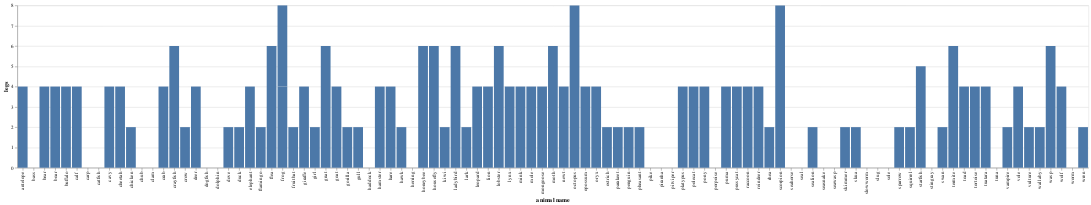

This figure's notebook cell:
### Code cell
plot_2

### Figure 1 — Vega-Lite specification as saved in the notebook (floating-point values rounded to 4 significant figures)
{"config": {"view": {"continuousWidth": 400, "continuousHeight": 300}}, "data": {"name": "data-e3d594e206aeb1e7e4985628e88d3eb2"}, "mark": "bar", "encoding": {"x": {"field": "animal name", "type": "nominal"}, "y": {"field": "legs", "type": "quantitative"}}, "$schema": "https://vega.github.io/schema/vega-lite/v4.17.0.json", "datasets": {"data-e3d594e206aeb1e7e4985628e88d3eb2": [{"animal name": "antelope", "hair": 1, "feathers": 0, "eggs": 0, "milk": 1, "airborne": 0, "aquatic": 0, "predator": 0, "toothed": 1, "backbone": 1, "breathes": 1, "venomous": 0, "fins": 0, "legs": 4, "tail": 1, "domestic": 0, " cat-size": 1, "type": 1}, {"animal name": "bass", "hair": 0, "feathers": 0, "eggs": 1, "milk": 0, "airborne": 0, "aquatic": 1, "predator": 1, "toothed": 1, "backbone": 1, "breathes": 0, "venomous": 0, "fins": 1, "legs": 0, "tail": 1, "domestic": 0, " cat-size": 0, "type": 4}, {"animal name": "bear", "hair": 1, "feathers": 0, "eggs": 0, "milk": 1, "airborne": 0, "aquatic": 0, "predator": 1, "toothed": 1, "backbone": 1, "breathes": 1, "venomous": 0, "fins": 0, "legs": 4, "tail": 0, "domestic": 0, " cat-size": 1, "type": 1}, {"animal name": "boar", "hair": 1, "feathers": 0, "eggs": 0, "milk": 1, "airborne": 0, "aquatic": 0, "predator": 1, "toothed": 1, "backbone": 1, "breathes": 1, "venomous": 0, "fins": 0, "legs": 4, "tail": 1, "domestic": 0, " cat-size": 1, "type": 1}, {"animal name": "buffalo", "hair": 1, "feathers": 0, "eggs": 0, "milk": 1, "airborne": 0, "aquatic": 0, "predator": 0, "toothed": 1, "backbone": 1, "breathes": 1, "venomous": 0, "fins": 0, "legs": 4, "tail": 1, "domestic": 0, " cat-size": 1, "type": 1}, {"animal name": "calf", "hair": 1, "feathers": 0, "eggs": 0, "milk": 1, "airborne": 0, "aquatic": 0, "predator": 0, "toothed": 1, "backbone": 1, "breathes": 1, "venomous": 0, "fins": 0, "legs": 4, "tail": 1, "domestic": 1, " cat-size": 1, "type": 1}, {"animal name": "carp", "hair": 0, "feathers": 0, "eggs": 1, "milk": 0, "airborne": 0, "aquatic": 1, "predator": 0, "toothed": 1, "backbone": 1, "breathes": 0, "venomous": 0, "fins": 1, "legs": 0, "tail": 1, "domestic": 1, " cat-size": 0, "type": 4}, {"animal name": "catfish", "hair": 0, "feathers": 0, "eggs": 1, "milk": 0, "airborne": 0, "aquatic": 1, "predator": 1, "toothed": 1, "backbone": 1, "breathes": 0, "venomous": 0, "fins": 1, "legs": 0, "tail": 1, "domestic": 0, " cat-size": 0, "type": 4}, {"animal name": "cavy", "hair": 1, "feathers": 0, "eggs": 0, "milk": 1, "airborne": 0, "aquatic": 0, "predator": 0, "toothed": 1, "backbone": 1, "breathes": 1, "venomous": 0, "fins": 0, "legs": 4, "tail": 0, "domestic": 1, " cat-size": 0, "type": 1}, {"animal name": "cheetah", "hair": 1, "feathers": 0, "eggs": 0, "milk": 1, "airborne": 0, "aquatic": 0, "predator": 1, "toothed": 1, "backbone": 1, "breathes": 1, "venomous": 0, "fins": 0, "legs": 4, "tail": 1, "domestic": 0, " cat-size": 1, "type": 1}, {"animal name": "chicken", "hair": 0, "feathers": 1, "eggs": 1, "milk": 0, "airborne": 1, "aquatic": 0, "predator": 0, "toothed": 0, "backbone": 1, "breathes": 1, "venomous": 0, "fins": 0, "legs": 2, "tail": 1, "domestic": 1, " cat-size": 0, "type": 2}, {"animal name": "chub", "hair": 0, "feathers": 0, "eggs": 1, "milk": 0, "airborne": 0, "aquatic": 1, "predator": 1, "toothed": 1, "backbone": 1, "breathes": 0, "venomous": 0, "fins": 1, "legs": 0, "tail": 1, "domestic": 0, " cat-size": 0, "type": 4}, {"animal name": "clam", "hair": 0, "feathers": 0, "eggs": 1, "milk": 0, "airborne": 0, "aquatic": 0, "predator": 1, "toothed": 0, "backbone": 0, "breathes": 0, "venomous": 0, "fins": 0, "legs": 0, "tail": 0, "domestic": 0, " cat-size": 0, "type": 7}, {"animal name": "crab", "hair": 0, "feathers": 0, "eggs": 1, "milk": 0, "airborne": 0, "aquatic": 1, "predator": 1, "toothed": 0, "backbone": 0, "breathes": 0, "venomous": 0, "fins": 0, "legs": 4, "tail": 0, "domestic": 0, " cat-size": 0, "type": 7}, {"animal name": "crayfish", "hair": 0, "feathers": 0, "eggs": 1, "milk": 0, "airborne": 0, "aquatic": 1, "predator": 1, "toothed": 0, "backbone": 0, "breathes": 0, "venomous": 0, "fins": 0, "legs": 6, "tail": 0, "domestic": 0, " cat-size": 0, "type": 7}, {"animal name": "crow", "hair": 0, "feathers": 1, "eggs": 1, "milk": 0, "airborne": 1, "aquatic": 0, "predator": 1, "toothed": 0, "backbone": 1, "breathes": 1, "venomous": 0, "fins": 0, "legs": 2, "tail": 1, "domestic": 0, " cat-size": 0, "type": 2}, {"animal name": "deer", "hair": 1, "feathers": 0, "eggs": 0, "milk": 1, "airborne": 0, "aquatic": 0, "predator": 0, "toothed": 1, "backbone": 1, "breathes": 1, "venomous": 0, "fins": 0, "legs": 4, "tail": 1, "domestic": 0, " cat-size": 1, "type": 1}, {"animal name": "dogfish", "hair": 0, "feathers": 0, "eggs": 1, "milk": 0, "airborne": 0, "aquatic": 1, "predator": 1, "toothed": 1, "backbone": 1, "breathes": 0, "venomous": 0, "fins": 1, "legs": 0, "tail": 1, "domestic": 0, " cat-size": 1, "type": 4}, {"animal name": "dolphin", "hair": 0, "feathers": 0, "eggs": 0, "milk": 1, "airborne": 0, "aquatic": 1, "predator": 1, "toothed": 1, "backbone": 1, "breathes": 1, "venomous": 0, "fins": 1, "legs": 0, "tail": 1, "domestic": 0, " cat-size": 1, "type": 1}, {"animal name": "dove", "hair": 0, "feathers": 1, "eggs": 1, "milk": 0, "airborne": 1, "aquatic": 0, "predator": 0, "toothed": 0, "backbone": 1, "breathes": 1, "venomous": 0, "fins": 0, "legs": 2, "tail": 1, "domestic": 1, " cat-size": 0, "type": 2}, {"animal name": "duck", "hair": 0, "feathers": 1, "eggs": 1, "milk": 0, "airborne": 1, "aquatic": 1, "predator": 0, "toothed": 0, "backbone": 1, "breathes": 1, "venomous": 0, "fins": 0, "legs": 2, "tail": 1, "domestic": 0, " cat-size": 0, "type": 2}, {"animal name": "elephant", "hair": 1, "feathers": 0, "eggs": 0, "milk": 1, "airborne": 0, "aquatic": 0, "predator": 0, "toothed": 1, "backbone": 1, "breathes": 1, "venomous": 0, "fins": 0, "legs": 4, "tail": 1, "domestic": 0, " cat-size": 1, "type": 1}, {"animal name": "flamingo", "hair": 0, "feathers": 1, "eggs": 1, "milk": 0, "airborne": 1, "aquatic": 0, "predator": 0, "toothed": 0, "backbone": 1, "breathes": 1, "venomous": 0, "fins": 0, "legs": 2, "tail": 1, "domestic": 0, " cat-size": 1, "type": 2}, {"animal name": "flea", "hair": 0, "feathers": 0, "eggs": 1, "milk": 0, "airborne": 0, "aquatic": 0, "predator": 0, "toothed": 0, "backbone": 0, "breathes": 1, "venomous": 0, "fins": 0, "legs": 6, "tail": 0, "domestic": 0, " cat-size": 0, "type": 6}, {"animal name": "frog", "hair": 0, "feathers": 0, "eggs": 1, "milk": 0, "airborne": 0, "aquatic": 1, "predator": 1, "toothed": 1, "backbone": 1, "breathes": 1, "venomous": 0, "fins": 0, "legs": 4, "tail": 0, "domestic": 0, " cat-size": 0, "type": 5}, {"animal name": "frog", "hair": 0, "feathers": 0, "eggs": 1, "milk": 0, "airborne": 0, "aquatic": 1, "predator": 1, "toothed": 1, "backbone": 1, "breathes": 1, "venomous": 1, "fins": 0, "legs": 4, "tail": 0, "domestic": 0, " cat-size": 0, "type": 5}, {"animal name": "fruitbat", "hair": 1, "feathers": 0, "eggs": 0, "milk": 1, "airborne": 1, "aquatic": 0, "predator": 0, "toothed": 1, "backbone": 1, "breathes": 1, "venomous": 0, "fins": 0, "legs": 2, "tail": 1, "domestic": 0, " cat-size": 0, "type": 1}, {"animal name": "giraffe", "hair": 1, "feathers": 0, "eggs": 0, "milk": 1, "airborne": 0, "aquatic": 0, "predator": 0, "toothed": 1, "backbone": 1, "breathes": 1, "venomous": 0, "fins": 0, "legs": 4, "tail": 1, "domestic": 0, " cat-size": 1, "type": 1}, {"animal name": "girl", "hair": 1, "feathers": 0, "eggs": 0, "milk": 1, "airborne": 0, "aquatic": 0, "predator": 1, "toothed": 1, "backbone": 1, "breathes": 1, "venomous": 0, "fins": 0, "legs": 2, "tail": 0, "domestic": 1, " cat-size": 1, "type": 1}, {"animal name": "gnat", "hair": 0, "feathers": 0, "eggs": 1, "milk": 0, "airborne": 1, "aquatic": 0, "predator": 0, "toothed": 0, "backbone": 0, "breathes": 1, "venomous": 0, "fins": 0, "legs": 6, "tail": 0, "domestic": 0, " cat-size": 0, "type": 6}, {"animal name": "goat", "hair": 1, "feathers": 0, "eggs": 0, "milk": 1, "airborne": 0, "aquatic": 0, "predator": 0, "toothed": 1, "backbone": 1, "breathes": 1, "venomous": 0, "fins": 0, "legs": 4, "tail": 1, "domestic": 1, " cat-size": 1, "type": 1}, {"animal name": "gorilla", "hair": 1, "feathers": 0, "eggs": 0, "milk": 1, "airborne": 0, "aquatic": 0, "predator": 0, "toothed": 1, "backbone": 1, "breathes": 1, "venomous": 0, "fins": 0, "legs": 2, "tail": 0, "domestic": 0, " cat-size": 1, "type": 1}, {"animal name": "gull", "hair": 0, "feathers": 1, "eggs": 1, "milk": 0, "airborne": 1, "aquatic": 1, "predator": 1, "toothed": 0, "backbone": 1, "breathes": 1, "venomous": 0, "fins": 0, "legs": 2, "tail": 1, "domestic": 0, " cat-size": 0, "type": 2}, {"animal name": "haddock", "hair": 0, "feathers": 0, "eggs": 1, "milk": 0, "airborne": 0, "aquatic": 1, "predator": 0, "toothed": 1, "backbone": 1, "breathes": 0, "venomous": 0, "fins": 1, "legs": 0, "tail": 1, "domestic": 0, " cat-size": 0, "type": 4}, {"animal name": "hamster", "hair": 1, "feathers": 0, "eggs": 0, "milk": 1, "airborne": 0, "aquatic": 0, "predator": 0, "toothed": 1, "backbone": 1, "breathes": 1, "venomous": 0, "fins": 0, "legs": 4, "tail": 1, "domestic": 1, " cat-size": 0, "type": 1}, {"animal name": "hare", "hair": 1, "feathers": 0, "eggs": 0, "milk": 1, "airborne": 0, "aquatic": 0, "predator": 0, "toothed": 1, "backbone": 1, "breathes": 1, "venomous": 0, "fins": 0, "legs": 4, "tail": 1, "domestic": 0, " cat-size": 0, "type": 1}, {"animal name": "hawk", "hair": 0, "feathers": 1, "eggs": 1, "milk": 0, "airborne": 1, "aquatic": 0, "predator": 1, "toothed": 0, "backbone": 1, "breathes": 1, "venomous": 0, "fins": 0, "legs": 2, "tail": 1, "domestic": 0, " cat-size": 0, "type": 2}, {"animal name": "herring", "hair": 0, "feathers": 0, "eggs": 1, "milk": 0, "airborne": 0, "aquatic": 1, "predator": 1, "toothed": 1, "backbone": 1, "breathes": 0, "venomous": 0, "fins": 1, "legs": 0, "tail": 1, "domestic": 0, " cat-size": 0, "type": 4}, {"animal name": "honeybee", "hair": 1, "feathers": 0, "eggs": 1, "milk": 0, "airborne": 1, "aquatic": 0, "predator": 0, "toothed": 0, "backbone": 0, "breathes": 1, "venomous": 1, "fins": 0, "legs": 6, "tail": 0, "domestic": 1, " cat-size": 0, "type": 6}, {"animal name": "housefly", "hair": 1, "feathers": 0, "eggs": 1, "milk": 0, "airborne": 1, "aquatic": 0, "predator": 0, "toothed": 0, "backbone": 0, "breathes": 1, "venomous": 0, "fins": 0, "legs": 6, "tail": 0, "domestic": 0, " cat-size": 0, "type": 6}, {"animal name": "kiwi", "hair": 0, "feathers": 1, "eggs": 1, "milk": 0, "airborne": 0, "aquatic": 0, "predator": 1, "toothed": 0, "backbone": 1, "breathes": 1, "venomous": 0, "fins": 0, "legs": 2, "tail": 1, "domestic": 0, " cat-size": 0, "type": 2}, {"animal name": "ladybird", "hair": 0, "feathers": 0, "eggs": 1, "milk": 0, "airborne": 1, "aquatic": 0, "predator": 1, "toothed": 0, "backbone": 0, "breathes": 1, "venomous": 0, "fins": 0, "legs": 6, "tail": 0, "domestic": 0, " cat-size": 0, "type": 6}, {"animal name": "lark", "hair": 0, "feathers": 1, "eggs": 1, "milk": 0, "airborne": 1, "aquatic": 0, "predator": 0, "toothed": 0, "backbone": 1, "breathes": 1, "venomous": 0, "fins": 0, "legs": 2, "tail": 1, "domestic": 0, " cat-size": 0, "type": 2}, {"animal name": "leopard", "hair": 1, "feathers": 0, "eggs": 0, "milk": 1, "airborne": 0, "aquatic": 0, "predator": 1, "toothed": 1, "backbone": 1, "breathes": 1, "venomous": 0, "fins": 0, "legs": 4, "tail": 1, "domestic": 0, " cat-size": 1, "type": 1}, {"animal name": "lion", "hair": 1, "feathers": 0, "eggs": 0, "milk": 1, "airborne": 0, "aquatic": 0, "predator": 1, "toothed": 1, "backbone": 1, "breathes": 1, "venomous": 0, "fins": 0, "legs": 4, "tail": 1, "domestic": 0, " cat-size": 1, "type": 1}, {"animal name": "lobster", "hair": 0, "feathers": 0, "eggs": 1, "milk": 0, "airborne": 0, "aquatic": 1, "predator": 1, "toothed": 0, "backbone": 0, "breathes": 0, "venomous": 0, "fins": 0, "legs": 6, "tail": 0, "domestic": 0, " cat-size": 0, "type": 7}, {"animal name": "lynx", "hair": 1, "feathers": 0, "eggs": 0, "milk": 1, "airborne": 0, "aquatic": 0, "predator": 1, "toothed": 1, "backbone": 1, "breathes": 1, "venomous": 0, "fins": 0, "legs": 4, "tail": 1, "domestic": 0, " cat-size": 1, "type": 1}, {"animal name": "mink", "hair": 1, "feathers": 0, "eggs": 0, "milk": 1, "airborne": 0, "aquatic": 1, "predator": 1, "toothed": 1, "backbone": 1, "breathes": 1, "venomous": 0, "fins": 0, "legs": 4, "tail": 1, "domestic": 0, " cat-size": 1, "type": 1}, {"animal name": "mole", "hair": 1, "feathers": 0, "eggs": 0, "milk": 1, "airborne": 0, "aquatic": 0, "predator": 1, "toothed": 1, "backbone": 1, "breathes": 1, "venomous": 0, "fins": 0, "legs": 4, "tail": 1, "domestic": 0, " cat-size": 0, "type": 1}, {"animal name": "mongoose", "hair": 1, "feathers": 0, "eggs": 0, "milk": 1, "airborne": 0, "aquatic": 0, "predator": 1, "toothed": 1, "backbone": 1, "breathes": 1, "venomous": 0, "fins": 0, "legs": 4, "tail": 1, "domestic": 0, " cat-size": 1, "type": 1}, {"animal name": "moth", "hair": 1, "feathers": 0, "eggs": 1, "milk": 0, "airborne": 1, "aquatic": 0, "predator": 0, "toothed": 0, "backbone": 0, "breathes": 1, "venomous": 0, "fins": 0, "legs": 6, "tail": 0, "domestic": 0, " cat-size": 0, "type": 6}, {"animal name": "newt", "hair": 0, "feathers": 0, "eggs": 1, "milk": 0, "airborne": 0, "aquatic": 1, "predator": 1, "toothed": 1, "backbone": 1, "breathes": 1, "venomous": 0, "fins": 0, "legs": 4, "tail": 1, "domestic": 0, " cat-size": 0, "type": 5}, {"animal name": "octopus", "hair": 0, "feathers": 0, "eggs": 1, "milk": 0, "airborne": 0, "aquatic": 1, "predator": 1, "toothed": 0, "backbone": 0, "breathes": 0, "venomous": 0, "fins": 0, "legs": 8, "tail": 0, "domestic": 0, " cat-size": 1, "type": 7}, {"animal name": "opossum", "hair": 1, "feathers": 0, "eggs": 0, "milk": 1, "airborne": 0, "aquatic": 0, "predator": 1, "toothed": 1, "backbone": 1, "breathes": 1, "venomous": 0, "fins": 0, "legs": 4, "tail": 1, "domestic": 0, " cat-size": 0, "type": 1}, {"animal name": "oryx", "hair": 1, "feathers": 0, "eggs": 0, "milk": 1, "airborne": 0, "aquatic": 0, "predator": 0, "toothed": 1, "backbone": 1, "breathes": 1, "venomous": 0, "fins": 0, "legs": 4, "tail": 1, "domestic": 0, " cat-size": 1, "type": 1}, {"animal name": "ostrich", "hair": 0, "feathers": 1, "eggs": 1, "milk": 0, "airborne": 0, "aquatic": 0, "predator": 0, "toothed": 0, "backbone": 1, "breathes": 1, "venomous": 0, "fins": 0, "legs": 2, "tail": 1, "domestic": 0, " cat-size": 1, "type": 2}, {"animal name": "parakeet", "hair": 0, "feathers": 1, "eggs": 1, "milk": 0, "airborne": 1, "aquatic": 0, "predator": 0, "toothed": 0, "backbone": 1, "breathes": 1, "venomous": 0, "fins": 0, "legs": 2, "tail": 1, "domestic": 1, " cat-size": 0, "type": 2}, {"animal name": "penguin", "hair": 0, "feathers": 1, "eggs": 1, "milk": 0, "airborne": 0, "aquatic": 1, "predator": 1, "toothed": 0, "backbone": 1, "breathes": 1, "venomous": 0, "fins": 0, "legs": 2, "tail": 1, "domestic": 0, " cat-size": 1, "type": 2}, {"animal name": "pheasant", "hair": 0, "feathers": 1, "eggs": 1, "milk": 0, "airborne": 1, "aquatic": 0, "predator": 0, "toothed": 0, "backbone": 1, "breathes": 1, "venomous": 0, "fins": 0, "legs": 2, "tail": 1, "domestic": 0, " cat-size": 0, "type": 2}, {"animal name": "pike", "hair": 0, "feathers": 0, "eggs": 1, "milk": 0, "airborne": 0, "aquatic": 1, "predator": 1, "toothed": 1, "backbone": 1, "breathes": 0, "venomous": 0, "fins": 1, "legs": 0, "tail": 1, "domestic": 0, " cat-size": 1, "type": 4}, {"animal name": "piranha", "hair": 0, "feathers": 0, "eggs": 1, "milk": 0, "airborne": 0, "aquatic": 1, "predator": 1, "toothed": 1, "backbone": 1, "breathes": 0, "venomous": 0, "fins": 1, "legs": 0, "tail": 1, "domestic": 0, " cat-size": 0, "type": 4}, {"animal name": "pitviper", "hair": 0, "feathers": 0, "eggs": 1, "milk": 0, "airborne": 0, "aquatic": 0, "predator": 1, "toothed": 1, "backbone": 1, "breathes": 1, "venomous": 1, "fins": 0, "legs": 0, "tail": 1, "domestic": 0, " cat-size": 0, "type": 3}, {"animal name": "platypus", "hair": 1, "feathers": 0, "eggs": 1, "milk": 1, "airborne": 0, "aquatic": 1, "predator": 1, "toothed": 0, "backbone": 1, "breathes": 1, "venomous": 0, "fins": 0, "legs": 4, "tail": 1, "domestic": 0, " cat-size": 1, "type": 1}, {"animal name": "polecat", "hair": 1, "feathers": 0, "eggs": 0, "milk": 1, "airborne": 0, "aquatic": 0, "predator": 1, "toothed": 1, "backbone": 1, "breathes": 1, "venomous": 0, "fins": 0, "legs": 4, "tail": 1, "domestic": 0, " cat-size": 1, "type": 1}, {"animal name": "pony", "hair": 1, "feathers": 0, "eggs": 0, "milk": 1, "airborne": 0, "aquatic": 0, "predator": 0, "toothed": 1, "backbone": 1, "breathes": 1, "venomous": 0, "fins": 0, "legs": 4, "tail": 1, "domestic": 1, " cat-size": 1, "type": 1}, {"animal name": "porpoise", "hair": 0, "feathers": 0, "eggs": 0, "milk": 1, "airborne": 0, "aquatic": 1, "predator": 1, "toothed": 1, "backbone": 1, "breathes": 1, "venomous": 0, "fins": 1, "legs": 0, "tail": 1, "domestic": 0, " cat-size": 1, "type": 1}, {"animal name": "puma", "hair": 1, "feathers": 0, "eggs": 0, "milk": 1, "airborne": 0, "aquatic": 0, "predator": 1, "toothed": 1, "backbone": 1, "breathes": 1, "venomous": 0, "fins": 0, "legs": 4, "tail": 1, "domestic": 0, " cat-size": 1, "type": 1}, {"animal name": "pussycat", "hair": 1, "feathers": 0, "eggs": 0, "milk": 1, "airborne": 0, "aquatic": 0, "predator": 1, "toothed": 1, "backbone": 1, "breathes": 1, "venomous": 0, "fins": 0, "legs": 4, "tail": 1, "domestic": 1, " cat-size": 1, "type": 1}, {"animal name": "raccoon", "hair": 1, "feathers": 0, "eggs": 0, "milk": 1, "airborne": 0, "aquatic": 0, "predator": 1, "toothed": 1, "backbone": 1, "breathes": 1, "venomous": 0, "fins": 0, "legs": 4, "tail": 1, "domestic": 0, " cat-size": 1, "type": 1}, {"animal name": "reindeer", "hair": 1, "feathers": 0, "eggs": 0, "milk": 1, "airborne": 0, "aquatic": 0, "predator": 0, "toothed": 1, "backbone": 1, "breathes": 1, "venomous": 0, "fins": 0, "legs": 4, "tail": 1, "domestic": 1, " cat-size": 1, "type": 1}, {"animal name": "rhea", "hair": 0, "feathers": 1, "eggs": 1, "milk": 0, "airborne": 0, "aquatic": 0, "predator": 1, "toothed": 0, "backbone": 1, "breathes": 1, "venomous": 0, "fins": 0, "legs": 2, "tail": 1, "domestic": 0, " cat-size": 1, "type": 2}, {"animal name": "scorpion", "hair": 0, "feathers": 0, "eggs": 0, "milk": 0, "airborne": 0, "aquatic": 0, "predator": 1, "toothed": 0, "backbone": 0, "breathes": 1, "venomous": 1, "fins": 0, "legs": 8, "tail": 1, "domestic": 0, " cat-size": 0, "type": 7}, {"animal name": "seahorse", "hair": 0, "feathers": 0, "eggs": 1, "milk": 0, "airborne": 0, "aquatic": 1, "predator": 0, "toothed": 1, "backbone": 1, "breathes": 0, "venomous": 0, "fins": 1, "legs": 0, "tail": 1, "domestic": 0, " cat-size": 0, "type": 4}, {"animal name": "seal", "hair": 1, "feathers": 0, "eggs": 0, "milk": 1, "airborne": 0, "aquatic": 1, "predator": 1, "toothed": 1, "backbone": 1, "breathes": 1, "venomous": 0, "fins": 1, "legs": 0, "tail": 0, "domestic": 0, " cat-size": 1, "type": 1}, {"animal name": "sealion", "hair": 1, "feathers": 0, "eggs": 0, "milk": 1, "airborne": 0, "aquatic": 1, "predator": 1, "toothed": 1, "backbone": 1, "breathes": 1, "venomous": 0, "fins": 1, "legs": 2, "tail": 1, "domestic": 0, " cat-size": 1, "type": 1}, {"animal name": "seasnake", "hair": 0, "feathers": 0, "eggs": 0, "milk": 0, "airborne": 0, "aquatic": 1, "predator": 1, "toothed": 1, "backbone": 1, "breathes": 0, "venomous": 1, "fins": 0, "legs": 0, "tail": 1, "domestic": 0, " cat-size": 0, "type": 3}, {"animal name": "seawasp", "hair": 0, "feathers": 0, "eggs": 1, "milk": 0, "airborne": 0, "aquatic": 1, "predator": 1, "toothed": 0, "backbone": 0, "breathes": 0, "venomous": 1, "fins": 0, "legs": 0, "tail": 0, "domestic": 0, " cat-size": 0, "type": 7}, {"animal name": "skimmer", "hair": 0, "feathers": 1, "eggs": 1, "milk": 0, "airborne": 1, "aquatic": 1, "predator": 1, "toothed": 0, "backbone": 1, "breathes": 1, "venomous": 0, "fins": 0, "legs": 2, "tail": 1, "domestic": 0, " cat-size": 0, "type": 2}, {"animal name": "skua", "hair": 0, "feathers": 1, "eggs": 1, "milk": 0, "airborne": 1, "aquatic": 1, "predator": 1, "toothed": 0, "backbone": 1, "breathes": 1, "venomous": 0, "fins": 0, "legs": 2, "tail": 1, "domestic": 0, " cat-size": 0, "type": 2}, {"animal name": "slowworm", "hair": 0, "feathers": 0, "eggs": 1, "milk": 0, "airborne": 0, "aquatic": 0, "predator": 1, "toothed": 1, "backbone": 1, "breathes": 1, "venomous": 0, "fins": 0, "legs": 0, "tail": 1, "domestic": 0, " cat-size": 0, "type": 3}, {"animal name": "slug", "hair": 0, "feathers": 0, "eggs": 1, "milk": 0, "airborne": 0, "aquatic": 0, "predator": 0, "toothed": 0, "backbone": 0, "breathes": 1, "venomous": 0, "fins": 0, "legs": 0, "tail": 0, "domestic": 0, " cat-size": 0, "type": 7}, {"animal name": "sole", "hair": 0, "feathers": 0, "eggs": 1, "milk": 0, "airborne": 0, "aquatic": 1, "predator": 0, "toothed": 1, "backbone": 1, "breathes": 0, "venomous": 0, "fins": 1, "legs": 0, "tail": 1, "domestic": 0, " cat-size": 0, "type": 4}, {"animal name": "sparrow", "hair": 0, "feathers": 1, "eggs": 1, "milk": 0, "airborne": 1, "aquatic": 0, "predator": 0, "toothed": 0, "backbone": 1, "breathes": 1, "venomous": 0, "fins": 0, "legs": 2, "tail": 1, "domestic": 0, " cat-size": 0, "type": 2}, {"animal name": "squirrel", "hair": 1, "feathers": 0, "eggs": 0, "milk": 1, "airborne": 0, "aquatic": 0, "predator": 0, "toothed": 1, "backbone": 1, "breathes": 1, "venomous": 0, "fins": 0, "legs": 2, "tail": 1, "domestic": 0, " cat-size": 0, "type": 1}, {"animal name": "starfish", "hair": 0, "feathers": 0, "eggs": 1, "milk": 0, "airborne": 0, "aquatic": 1, "predator": 1, "toothed": 0, "backbone": 0, "breathes": 0, "venomous": 0, "fins": 0, "legs": 5, "tail": 0, "domestic": 0, " cat-size": 0, "type": 7}, {"animal name": "stingray", "hair": 0, "feathers": 0, "eggs": 1, "milk": 0, "airborne": 0, "aquatic": 1, "predator": 1, "toothed": 1, "backbone": 1, "breathes": 0, "venomous": 1, "fins": 1, "legs": 0, "tail": 1, "domestic": 0, " cat-size": 1, "type": 4}, {"animal name": "swan", "hair": 0, "feathers": 1, "eggs": 1, "milk": 0, "airborne": 1, "aquatic": 1, "predator": 0, "toothed": 0, "backbone": 1, "breathes": 1, "venomous": 0, "fins": 0, "legs": 2, "tail": 1, "domestic": 0, " cat-size": 1, "type": 2}, {"animal name": "termite", "hair": 0, "feathers": 0, "eggs": 1, "milk": 0, "airborne": 0, "aquatic": 0, "predator": 0, "toothed": 0, "backbone": 0, "breathes": 1, "venomous": 0, "fins": 0, "legs": 6, "tail": 0, "domestic": 0, " cat-size": 0, "type": 6}, {"animal name": "toad", "hair": 0, "feathers": 0, "eggs": 1, "milk": 0, "airborne": 0, "aquatic": 1, "predator": 0, "toothed": 1, "backbone": 1, "breathes": 1, "venomous": 0, "fins": 0, "legs": 4, "tail": 0, "domestic": 0, " cat-size": 0, "type": 5}, {"animal name": "tortoise", "hair": 0, "feathers": 0, "eggs": 1, "milk": 0, "airborne": 0, "aquatic": 0, "predator": 0, "toothed": 0, "backbone": 1, "breathes": 1, "venomous": 0, "fins": 0, "legs": 4, "tail": 1, "domestic": 0, " cat-size": 1, "type": 3}, {"animal name": "tuatara", "hair": 0, "feathers": 0, "eggs": 1, "milk": 0, "airborne": 0, "aquatic": 0, "predator": 1, "toothed": 1, "backbone": 1, "breathes": 1, "venomous": 0, "fins": 0, "legs": 4, "tail": 1, "domestic": 0, " cat-size": 0, "type": 3}, {"animal name": "tuna", "hair": 0, "feathers": 0, "eggs": 1, "milk": 0, "airborne": 0, "aquatic": 1, "predator": 1, "toothed": 1, "backbone": 1, "breathes": 0, "venomous": 0, "fins": 1, "legs": 0, "tail": 1, "domestic": 0, " cat-size": 1, "type": 4}, {"animal name": "vampire", "hair": 1, "feathers": 0, "eggs": 0, "milk": 1, "airborne": 1, "aquatic": 0, "predator": 0, "toothed": 1, "backbone": 1, "breathes": 1, "venomous": 0, "fins": 0, "legs": 2, "tail": 1, "domestic": 0, " cat-size": 0, "type": 1}, {"animal name": "vole", "hair": 1, "feathers": 0, "eggs": 0, "milk": 1, "airborne": 0, "aquatic": 0, "predator": 0, "toothed": 1, "backbone": 1, "breathes": 1, "venomous": 0, "fins": 0, "legs": 4, "tail": 1, "domestic": 0, " cat-size": 0, "type": 1}, {"animal name": "vulture", "hair": 0, "feathers": 1, "eggs": 1, "milk": 0, "airborne": 1, "aquatic": 0, "predator": 1, "toothed": 0, "backbone": 1, "breathes": 1, "venomous": 0, "fins": 0, "legs": 2, "tail": 1, "domestic": 0, " cat-size": 1, "type": 2}, {"animal name": "wallaby", "hair": 1, "feathers": 0, "eggs": 0, "milk": 1, "airborne": 0, "aquatic": 0, "predator": 0, "toothed": 1, "backbone": 1, "breathes": 1, "venomous": 0, "fins": 0, "legs": 2, "tail": 1, "domestic": 0, " cat-size": 1, "type": 1}, {"animal name": "wasp", "hair": 1, "feathers": 0, "eggs": 1, "milk": 0, "airborne": 1, "aquatic": 0, "predator": 0, "toothed": 0, "backbone": 0, "breathes": 1, "venomous": 1, "fins": 0, "legs": 6, "tail": 0, "domestic": 0, " cat-size": 0, "type": 6}, {"animal name": "wolf", "hair": 1, "feathers": 0, "eggs": 0, "milk": 1, "airborne": 0, "aquatic": 0, "predator": 1, "toothed": 1, "backbone": 1, "breathes": 1, "venomous": 0, "fins": 0, "legs": 4, "tail": 1, "domestic": 0, " cat-size": 1, "type": 1}, {"animal name": "worm", "hair": 0, "feathers": 0, "eggs": 1, "milk": 0, "airborne": 0, "aquatic": 0, "predator": 0, "toothed": 0, "backbone": 0, "breathes": 1, "venomous": 0, "fins": 0, "legs": 0, "tail": 0, "domestic": 0, " cat-size": 0, "type": 7}, {"animal name": "wren", "hair": 0, "feathers": 1, "eggs": 1, "milk": 0, "airborne": 1, "aquatic": 0, "predator": 0, "toothed": 0, "backbone": 1, "breathes": 1, "venomous": 0, "fins": 0, "legs": 2, "tail": 1, "domestic": 0, " cat-size": 0, "type": 2}]}}
